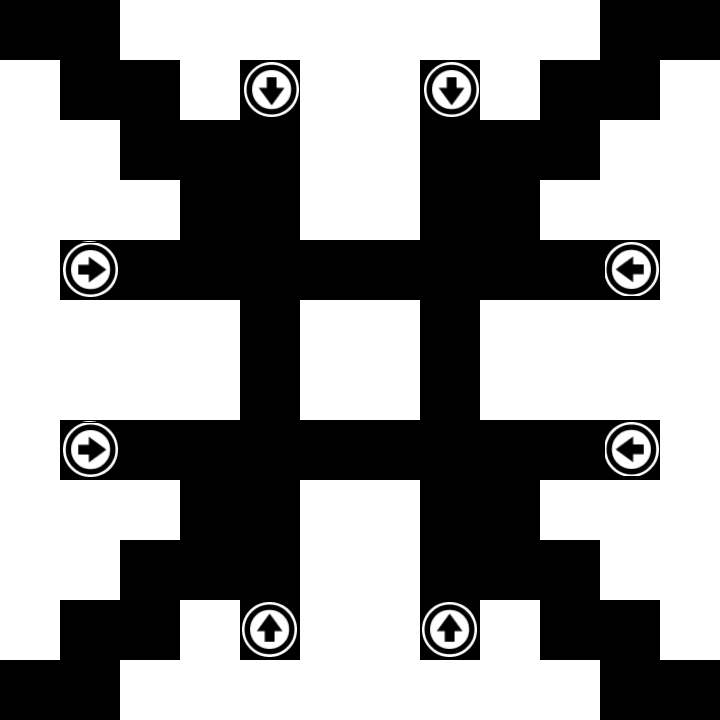

The image is a tile-based game level rendered from a .tmx file. Its description and complete source (layers, tilesets, objects, tile grids) follow:
An orthogonal 12x12 tile map with 60x60 px tiles, 2 tile layers (Layer2, Layer3) and 6 objects (gate2, gate1, key4, key3, key2, ...).

<map version="1.5" tiledversion="1.7.2" orientation="orthogonal" renderorder="right-down" width="12" height="12" tilewidth="60" tileheight="60" infinite="0" nextlayerid="5" nextobjectid="15">
 <tileset firstgid="1" source="graph.tsx" />
 <layer id="1" name="Layer2" width="12" height="12">
  <data encoding="csv">
3,3,1,1,1,1,1,1,1,1,3,3,
1,3,3,1,3,1,1,3,1,3,3,1,
1,1,3,3,3,1,1,3,3,3,1,1,
1,1,1,3,3,1,1,3,3,1,1,1,
1,3,3,3,3,3,3,3,3,3,3,1,
1,1,1,1,3,1,1,3,1,1,1,1,
1,1,1,1,3,1,1,3,1,1,1,1,
1,3,3,3,3,3,3,3,3,3,3,1,
1,1,1,3,3,1,1,3,3,1,1,1,
1,1,3,3,3,1,1,3,3,3,1,1,
1,3,3,1,3,1,1,3,1,3,3,1,
3,3,1,1,1,1,1,1,1,1,3,3
</data>
 </layer>
 <layer id="2" name="Layer3" width="12" height="12">
  <data encoding="csv">
0,0,0,0,0,0,0,0,0,0,0,0,
0,0,0,0,8,0,0,8,0,0,0,0,
0,0,0,0,0,0,0,0,0,0,0,0,
0,0,0,0,0,0,0,0,0,0,0,0,
0,16,0,0,0,0,0,0,0,0,17,0,
0,0,0,0,0,0,0,0,0,0,0,0,
0,0,0,0,0,0,0,0,0,0,0,0,
0,16,0,0,0,0,0,0,0,0,17,0,
0,0,0,0,0,0,0,0,0,0,0,0,
0,0,0,0,0,0,0,0,0,0,0,0,
0,0,0,0,15,0,0,15,0,0,0,0,
0,0,0,0,0,0,0,0,0,0,0,0
</data>
 </layer>
 <objectgroup id="3" name="Transfer">
  <object id="1" name="gate2" gid="6" x="360" y="420" width="60" height="60">
   <properties>
    <property name="target_gate" value="gate1" />
    <property name="target_level" value="level17" />
   </properties>
  </object>
  <object id="2" name="gate1" gid="6" x="300" y="420" width="60" height="60">
   <properties>
    <property name="target_gate" value="gate2" />
    <property name="target_level" value="level15" />
   </properties>
  </object>
 </objectgroup>
 <objectgroup id="4" name="Trigger">
  <object id="3" name="key4" gid="4" x="0" y="660" width="60" height="60">
   <properties>
    <property name="params" value="{&quot;targetLevel&quot;:&quot;level17&quot;,&quot;targetPlatforms&quot;: &quot;RigidSquare8|RigidSquare9|RigidSquare10&quot;}" />
    <property name="script" value="PlatformTrigger" />
   </properties>
  </object>
  <object id="4" name="key3" gid="4" x="660" y="660" width="60" height="60">
   <properties>
    <property name="params" value="{&quot;targetLevel&quot;: &quot;level17&quot;,&quot;targetPlatforms&quot;: &quot;RigidSquare4&quot;}" />
    <property name="script" value="PlatformTrigger" />
   </properties>
  </object>
  <object id="5" name="key2" gid="4" x="660" y="120" width="60" height="60">
   <properties>
    <property name="params" value="{&quot;targetLevel&quot;: &quot;level17&quot;,&quot;targetPlatforms&quot;: &quot;RigidSquare5|RigidSquare6|RigidSquare7&quot;}" />
    <property name="script" value="PlatformTrigger" />
   </properties>
  </object>
  <object id="6" name="key1" gid="4" x="0" y="120" width="60" height="60">
   <properties>
    <property name="params" value="{&quot;targetLevel&quot;: &quot;level17&quot;,&quot;targetPlatforms&quot;: &quot;RigidSquare1|RigidSquare2|RigidSquare3&quot;}" />
    <property name="script" value="PlatformTrigger" />
   </properties>
  </object>
 </objectgroup>
</map>
